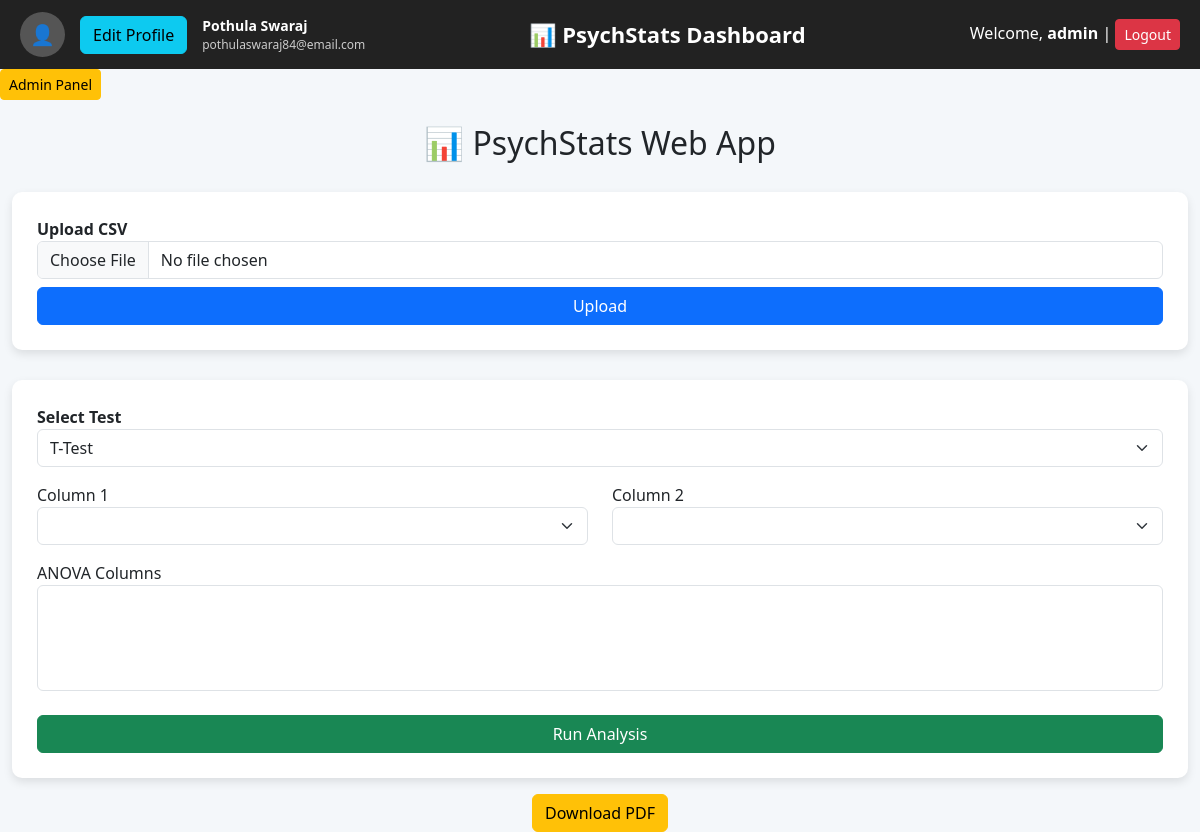
Screenshot of / (signed in) with the database file from the repository.
### models.py (models this page shows)
class User(UserMixin, db.Model):
    id = db.Column(db.Integer, primary_key=True)
    username = db.Column(db.String(100), unique=True, nullable=False)
    password = db.Column(db.String(200), nullable=False)
    ip_address = db.Column(db.String(100))
    user_agent = db.Column(db.String(300))
    full_name = db.Column(db.String(150))
    email = db.Column(db.String(150), unique=True)
    is_admin = db.Column(db.Boolean, default=False)
    is_subscribed = db.Column(db.Boolean, default=False)
    subscription_expiry = db.Column(db.DateTime)
    is_requested = db.Column(db.Boolean, default=False)

### app.py (the view, shortened to what this page needs)
@app.route("/", methods=["GET", "POST"])
def index():
    result = ""          # ✅ FIX
    graph_path = ""      # ✅ FIX
    columns = []         # ✅ FIX
    file_path = None
    settings = AppSettings.query.first()
    if not current_user.is_authenticated:
        return render_template("index.html", result="⚠️ Please login to use features", columns=[], graph="",
                                file_path=None,username=None,settings=settings)
    if current_user.is_authenticated:
       if not current_user.is_admin and not current_user.is_subscribed:
           return render_template("index.html",
                               result="⚠️ Please buy subscription to use features",
                               columns=[],
                               graph="",
                               user=current_user,settings=settings)
    response = make_response(render_template("index.html",
                           result=result,
                           graph=graph_path,
                           columns=columns,
                           file_path=session.get("file_path"),
                           username=current_user.username if current_user.is_authenticated else None,
                           user=current_user if current_user.is_authenticated else None,
                           settings=settings   # ✅ IMPORTANT FIX
                       ))
    response.headers["Cache-Control"] = "no-store"
    return response

### app.py (called while the page is built)
@login_manager.user_loader
def load_user(user_id):
    return User.query.get(int(user_id))

@app.context_processor
def inject_settings():
    return dict(settings=AppSettings.query.first())

### templates/index.html (shortened to what this page needs)
<!DOCTYPE html>
<html>
<head>
    <link href="https://cdn.jsdelivr.net/npm/bootstrap@5.3.0/dist/css/bootstrap.min.css" rel="stylesheet">
</head>
<body>
<div style="display:flex; align-items:center; justify-content:space-between; padding:12px 20px; background:#222; color:white;">
    <div style="display:flex; align-items:center; gap:15px;">
        <div style="width:45px; height:45px; border-radius:50%; background:#555; display:flex; align-items:center; justify-content:center; font-size:20px;">
        </div>
{% if current_user.is_authenticated %}
    <button class="btn btn-info" data-bs-toggle="modal" data-bs-target="#editProfileModal">
        Edit Profile
    </button>
{% endif %}
        <div style="font-size:14px;">
            {% if current_user.is_authenticated %}
                <div><b>{{ current_user.full_name or "No Name" }}</b></div>
                <div style="font-size:12px; color:#ccc;">{{ current_user.email or "No Email" }}</div>
            {% else %}
                <div><b>Guest User</b></div>
            {% endif %}
        </div>
    </div>
    <div style="text-align:center; font-size:22px; font-weight:bold;">
        📊 PsychStats Dashboard
    </div>
    <div>
        {% if current_user.is_authenticated %}
            Welcome, <b>{{ current_user.username }}</b> |
            <form action="/logout" method="POST" style="display:inline;">
                <button type="submit" class="btn btn-danger btn-sm">Logout</button>
            </form>
        {% endif %}
    </div>
</div>
{% if current_user.is_authenticated and current_user.is_admin %}
    <a href="/admin" class="btn btn-warning btn-sm">Admin Panel</a>
{% endif %}
<div class="container-fluid" style="max-width:1200px;">
    <h2 class="text-center mt-4">📊 PsychStats Web App</h2>
    <div class="container-box">
        <form method="POST" enctype="multipart/form-data">
            <label><b>Upload CSV</b></label>
            <input type="file" name="file" class="form-control mb-2" required>
            <button type="submit" name="upload" value="1" class="btn btn-primary w-100">Upload</button>
        </form>
    </div>
    <div class="container-box">
        <form method="POST">
            <div class="mb-3">
                <label><b>Select Test</b></label>
                <select name="test" class="form-select">
                    <option value="ttest">T-Test</option>
                </select>
            </div>
            <div class="row">
                <div class="col-md-6">
                    <label>Column 1</label>
                    <select name="col1" class="form-select">
                    </select>
                </div>
                <div class="col-md-6">
                    <label>Column 2</label>
                    <select name="col2" class="form-select">
                    </select>
                </div>
            </div>
            <div class="mt-3">
                <label>ANOVA Columns</label>
                <select name="anova_cols" class="form-select" multiple>
                </select>
            </div>
            <button type="submit" name="analyze" class="btn btn-success mt-4 w-100">Run Analysis</button>
        </form>
    </div>
    <div class="text-center mt-3">
        <a href="/download" class="btn btn-warning">Download PDF</a>
    </div>
</div>
</body>
</html>

### templates/index.html (style rules this page uses)
body { background-color: #f4f7fa; }
.container-box { background: white; padding: 25px; border-radius: 10px; box-shadow: 0 4px 10px rgba(0,0,0,0.1); margin-top: 30px; }

### rows the page displays
User: full_name "Pothula Swaraj", email "pothulaswaraj84@email.com", username "admin"
